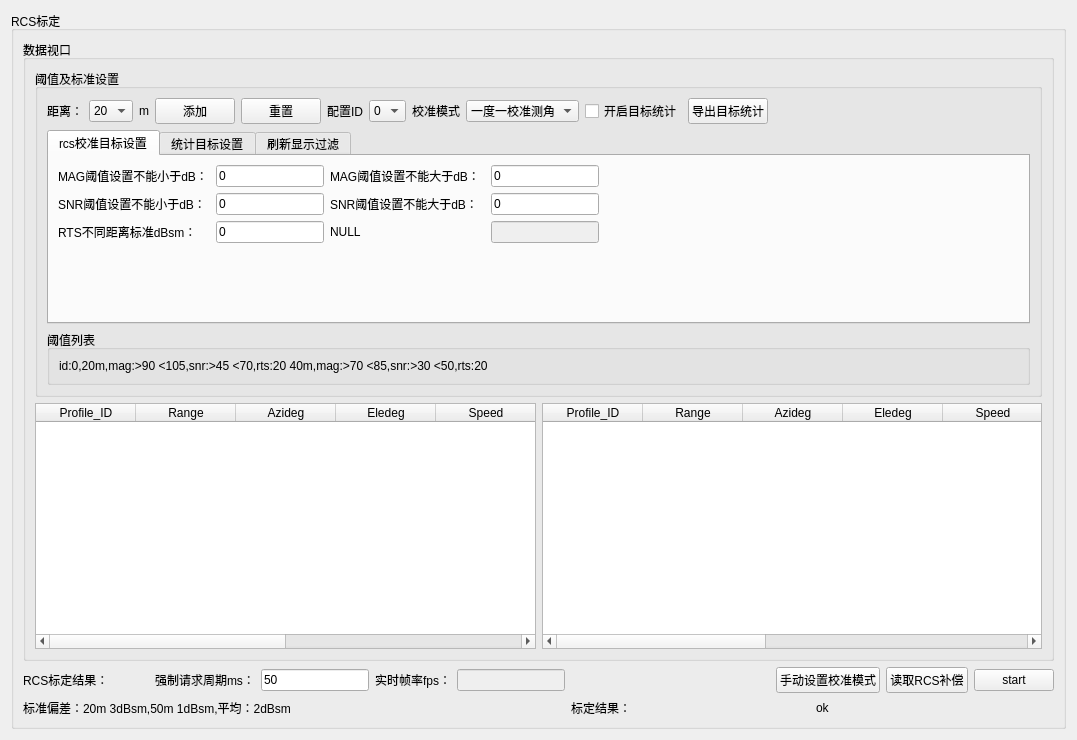
<?xml version="1.0" encoding="UTF-8"?>
<ui version="4.0">
 <class>eol_calibration_window</class>
 <widget class="QWidget" name="eol_calibration_window">
  <property name="geometry">
   <rect>
    <x>0</x>
    <y>0</y>
    <width>1077</width>
    <height>740</height>
   </rect>
  </property>
  <property name="windowTitle">
   <string>Form</string>
  </property>
  <layout class="QGridLayout" name="gridLayout_9">
   <item row="0" column="0">
    <widget class="QGroupBox" name="rcs_groupBox">
     <property name="title">
      <string>RCS标定</string>
     </property>
     <layout class="QGridLayout" name="gridLayout_6">
      <item row="0" column="0" colspan="2">
       <widget class="QGroupBox" name="mag_snr_data_view_groupBox">
        <property name="title">
         <string>数据视口</string>
        </property>
        <layout class="QGridLayout" name="gridLayout_5">
         <item row="0" column="0" colspan="2">
          <widget class="QGroupBox" name="threshold_groupBox">
           <property name="title">
            <string>阈值及标准设置</string>
           </property>
           <layout class="QGridLayout" name="gridLayout_3">
            <item row="0" column="0">
             <layout class="QHBoxLayout" name="horizontalLayout_3">
              <item>
               <widget class="QLabel" name="distance_label">
                <property name="text">
                 <string>距离：</string>
                </property>
               </widget>
              </item>
              <item>
               <widget class="QComboBox" name="distance_comboBox">
                <item>
                 <property name="text">
                  <string>20</string>
                 </property>
                </item>
                <item>
                 <property name="text">
                  <string>50</string>
                 </property>
                </item>
                <item>
                 <property name="text">
                  <string>80</string>
                 </property>
                </item>
               </widget>
              </item>
              <item>
               <widget class="QLabel" name="distance_unit_label">
                <property name="text">
                 <string>m</string>
                </property>
               </widget>
              </item>
              <item>
               <widget class="QPushButton" name="add_pushButton">
                <property name="text">
                 <string>添加</string>
                </property>
               </widget>
              </item>
              <item>
               <widget class="QPushButton" name="reset_pushButton">
                <property name="text">
                 <string>重置</string>
                </property>
               </widget>
              </item>
              <item>
               <widget class="QLabel" name="profile_id_label">
                <property name="text">
                 <string>配置ID</string>
                </property>
               </widget>
              </item>
              <item>
               <widget class="QComboBox" name="profile_id_comboBox">
                <item>
                 <property name="text">
                  <string>0</string>
                 </property>
                </item>
                <item>
                 <property name="text">
                  <string>1</string>
                 </property>
                </item>
                <item>
                 <property name="text">
                  <string>2</string>
                 </property>
                </item>
                <item>
                 <property name="text">
                  <string>3</string>
                 </property>
                </item>
               </widget>
              </item>
              <item>
               <widget class="QLabel" name="calimode_label">
                <property name="text">
                 <string>校准模式</string>
                </property>
               </widget>
              </item>
              <item>
               <widget class="QComboBox" name="cali_mode_comboBox">
                <item>
                 <property name="text">
                  <string>一度一校准测角</string>
                 </property>
                </item>
                <item>
                 <property name="text">
                  <string>曲线拟合测角</string>
                 </property>
                </item>
               </widget>
              </item>
              <item>
               <widget class="QCheckBox" name="target_cnt_en_checkBox">
                <property name="text">
                 <string>开启目标统计</string>
                </property>
               </widget>
              </item>
              <item>
               <widget class="QPushButton" name="export_total_list_pushButton">
                <property name="text">
                 <string>导出目标统计</string>
                </property>
               </widget>
              </item>
              <item>
               <spacer name="horizontalSpacer">
                <property name="orientation">
                 <enum>Qt::Horizontal</enum>
                </property>
                <property name="sizeHint" stdset="0">
                 <size>
                  <width>40</width>
                  <height>20</height>
                 </size>
                </property>
               </spacer>
              </item>
             </layout>
            </item>
            <item row="2" column="0">
             <widget class="QGroupBox" name="threshold_list_groupBox">
              <property name="title">
               <string>阈值列表</string>
              </property>
              <layout class="QGridLayout" name="gridLayout_4">
               <item row="0" column="0">
                <widget class="QLabel" name="threshold_list_label">
                 <property name="text">
                  <string>id:0,20m,mag:&gt;90 &lt;105,snr:&gt;45 &lt;70,rts:20 40m,mag:&gt;70 &lt;85,snr:&gt;30 &lt;50,rts:20</string>
                 </property>
                </widget>
               </item>
              </layout>
             </widget>
            </item>
            <item row="1" column="0">
             <widget class="QTabWidget" name="target_set_tabWidget">
              <property name="currentIndex">
               <number>0</number>
              </property>
              <widget class="QWidget" name="rcs_target_set">
               <attribute name="title">
                <string>rcs校准目标设置</string>
               </attribute>
               <layout class="QGridLayout" name="gridLayout">
                <item row="0" column="1">
                 <spacer name="horizontalSpacer_6">
                  <property name="orientation">
                   <enum>Qt::Horizontal</enum>
                  </property>
                  <property name="sizeHint" stdset="0">
                   <size>
                    <width>40</width>
                    <height>20</height>
                   </size>
                  </property>
                 </spacer>
                </item>
                <item row="0" column="0">
                 <layout class="QHBoxLayout" name="horizontalLayout_7">
                  <item>
                   <layout class="QHBoxLayout" name="horizontalLayout">
                    <item>
                     <layout class="QVBoxLayout" name="verticalLayout_4">
                      <item>
                       <widget class="QLabel" name="mag_threshold_min_label">
                        <property name="text">
                         <string>MAG阈值设置不能小于dB：</string>
                        </property>
                       </widget>
                      </item>
                      <item>
                       <widget class="QLabel" name="snr_threshold_min_label">
                        <property name="text">
                         <string>SNR阈值设置不能小于dB： </string>
                        </property>
                       </widget>
                      </item>
                      <item>
                       <widget class="QLabel" name="threshold_dBsm_label">
                        <property name="text">
                         <string>RTS不同距离标准dBsm：</string>
                        </property>
                       </widget>
                      </item>
                     </layout>
                    </item>
                    <item>
                     <layout class="QVBoxLayout" name="verticalLayout">
                      <item>
                       <widget class="QLineEdit" name="mag_threshold_min_lineEdit">
                        <property name="text">
                         <string>0</string>
                        </property>
                       </widget>
                      </item>
                      <item>
                       <widget class="QLineEdit" name="snr_threshold_min_lineEdit">
                        <property name="text">
                         <string>0</string>
                        </property>
                       </widget>
                      </item>
                      <item>
                       <widget class="QLineEdit" name="rts_lineEdit">
                        <property name="text">
                         <string>0</string>
                        </property>
                       </widget>
                      </item>
                     </layout>
                    </item>
                   </layout>
                  </item>
                  <item>
                   <layout class="QHBoxLayout" name="horizontalLayout_2">
                    <item>
                     <layout class="QVBoxLayout" name="verticalLayout_3">
                      <item>
                       <widget class="QLabel" name="mag_threshold_max_label">
                        <property name="text">
                         <string>MAG阈值设置不能大于dB：</string>
                        </property>
                       </widget>
                      </item>
                      <item>
                       <widget class="QLabel" name="snr_threshold_max_label">
                        <property name="text">
                         <string>SNR阈值设置不能大于dB：  </string>
                        </property>
                       </widget>
                      </item>
                      <item>
                       <widget class="QLabel" name="null2_label">
                        <property name="text">
                         <string>NULL</string>
                        </property>
                       </widget>
                      </item>
                     </layout>
                    </item>
                    <item>
                     <layout class="QVBoxLayout" name="verticalLayout_2">
                      <item>
                       <widget class="QLineEdit" name="mag_threshold_max_lineEdit">
                        <property name="text">
                         <string>0</string>
                        </property>
                       </widget>
                      </item>
                      <item>
                       <widget class="QLineEdit" name="snr_threshold_max_lineEdit">
                        <property name="text">
                         <string>0</string>
                        </property>
                       </widget>
                      </item>
                      <item>
                       <widget class="QLineEdit" name="null2_lineEdit">
                        <property name="enabled">
                         <bool>false</bool>
                        </property>
                       </widget>
                      </item>
                     </layout>
                    </item>
                   </layout>
                  </item>
                 </layout>
                </item>
                <item row="1" column="0">
                 <spacer name="verticalSpacer">
                  <property name="orientation">
                   <enum>Qt::Vertical</enum>
                  </property>
                  <property name="sizeHint" stdset="0">
                   <size>
                    <width>20</width>
                    <height>40</height>
                   </size>
                  </property>
                 </spacer>
                </item>
               </layout>
              </widget>
              <widget class="QWidget" name="total_target_set">
               <attribute name="title">
                <string>统计目标设置</string>
               </attribute>
               <layout class="QGridLayout" name="gridLayout_2">
                <item row="0" column="0">
                 <layout class="QHBoxLayout" name="horizontalLayout_6">
                  <item>
                   <layout class="QHBoxLayout" name="horizontalLayout_4">
                    <item>
                     <layout class="QVBoxLayout" name="verticalLayout_5">
                      <item>
                       <widget class="QLabel" name="target_total_range_label">
                        <property name="text">
                         <string>目标统计距离：</string>
                        </property>
                       </widget>
                      </item>
                      <item>
                       <widget class="QLabel" name="target_total_velocity_label">
                        <property name="text">
                         <string>目标统计速度：</string>
                        </property>
                       </widget>
                      </item>
                      <item>
                       <widget class="QLabel" name="target_total_azi_label">
                        <property name="text">
                         <string>目标统计方位：</string>
                        </property>
                       </widget>
                      </item>
                      <item>
                       <widget class="QLabel" name="target_total_ele_label">
                        <property name="text">
                         <string>目标统计俯仰：</string>
                        </property>
                       </widget>
                      </item>
                     </layout>
                    </item>
                    <item>
                     <layout class="QVBoxLayout" name="verticalLayout_7">
                      <item>
                       <widget class="QLineEdit" name="target_total_range_lineEdit"/>
                      </item>
                      <item>
                       <widget class="QLineEdit" name="target_total_velocity_lineEdit"/>
                      </item>
                      <item>
                       <widget class="QLineEdit" name="target_total_azi_lineEdit"/>
                      </item>
                      <item>
                       <widget class="QLineEdit" name="target_total_ele_lineEdit"/>
                      </item>
                     </layout>
                    </item>
                   </layout>
                  </item>
                  <item>
                   <layout class="QHBoxLayout" name="horizontalLayout_5">
                    <item>
                     <layout class="QVBoxLayout" name="verticalLayout_6">
                      <item>
                       <widget class="QLabel" name="target_total_rcs_label">
                        <property name="text">
                         <string>目标统计RCS：</string>
                        </property>
                       </widget>
                      </item>
                      <item>
                       <widget class="QLabel" name="target_total_mag_label">
                        <property name="text">
                         <string>目标统计MAG：</string>
                        </property>
                       </widget>
                      </item>
                      <item>
                       <widget class="QLabel" name="target_total_snr_label">
                        <property name="text">
                         <string>目标统计SNR：</string>
                        </property>
                       </widget>
                      </item>
                      <item>
                       <widget class="QLabel" name="null_label">
                        <property name="text">
                         <string>NULL</string>
                        </property>
                       </widget>
                      </item>
                     </layout>
                    </item>
                    <item>
                     <layout class="QVBoxLayout" name="verticalLayout_8">
                      <item>
                       <widget class="QLineEdit" name="target_total_rcs_lineEdit"/>
                      </item>
                      <item>
                       <widget class="QLineEdit" name="target_total_mag_lineEdit"/>
                      </item>
                      <item>
                       <widget class="QLineEdit" name="target_total_snr_lineEdit"/>
                      </item>
                      <item>
                       <widget class="QLineEdit" name="null_lineEdit">
                        <property name="enabled">
                         <bool>false</bool>
                        </property>
                       </widget>
                      </item>
                     </layout>
                    </item>
                   </layout>
                  </item>
                 </layout>
                </item>
                <item row="0" column="1">
                 <spacer name="horizontalSpacer_7">
                  <property name="orientation">
                   <enum>Qt::Horizontal</enum>
                  </property>
                  <property name="sizeHint" stdset="0">
                   <size>
                    <width>40</width>
                    <height>20</height>
                   </size>
                  </property>
                 </spacer>
                </item>
                <item row="1" column="0">
                 <spacer name="verticalSpacer_2">
                  <property name="orientation">
                   <enum>Qt::Vertical</enum>
                  </property>
                  <property name="sizeHint" stdset="0">
                   <size>
                    <width>20</width>
                    <height>40</height>
                   </size>
                  </property>
                 </spacer>
                </item>
               </layout>
              </widget>
              <widget class="QWidget" name="show_filter_cfg">
               <attribute name="title">
                <string>刷新显示过滤</string>
               </attribute>
               <layout class="QGridLayout" name="gridLayout_7">
                <item row="0" column="1">
                 <spacer name="horizontalSpacer_8">
                  <property name="orientation">
                   <enum>Qt::Horizontal</enum>
                  </property>
                  <property name="sizeHint" stdset="0">
                   <size>
                    <width>322</width>
                    <height>20</height>
                   </size>
                  </property>
                 </spacer>
                </item>
                <item row="0" column="0">
                 <layout class="QHBoxLayout" name="horizontalLayout_8">
                  <item>
                   <layout class="QHBoxLayout" name="horizontalLayout_9">
                    <item>
                     <layout class="QVBoxLayout" name="verticalLayout_9">
                      <item>
                       <widget class="QLabel" name="target_filter_range_label">
                        <property name="text">
                         <string>目标统计距离：</string>
                        </property>
                       </widget>
                      </item>
                      <item>
                       <widget class="QLabel" name="target_filter_velocity_label">
                        <property name="text">
                         <string>目标统计速度：</string>
                        </property>
                       </widget>
                      </item>
                      <item>
                       <widget class="QLabel" name="target_filter_azi_label">
                        <property name="text">
                         <string>目标统计方位：</string>
                        </property>
                       </widget>
                      </item>
                      <item>
                       <widget class="QLabel" name="target_filter_ele_label">
                        <property name="text">
                         <string>目标统计俯仰：</string>
                        </property>
                       </widget>
                      </item>
                     </layout>
                    </item>
                    <item>
                     <layout class="QVBoxLayout" name="verticalLayout_10">
                      <item>
                       <widget class="QLineEdit" name="target_filter_range_lineEdit"/>
                      </item>
                      <item>
                       <widget class="QLineEdit" name="target_filter_velocity_lineEdit"/>
                      </item>
                      <item>
                       <widget class="QLineEdit" name="target_filter_azi_lineEdit"/>
                      </item>
                      <item>
                       <widget class="QLineEdit" name="target_filter_ele_lineEdit"/>
                      </item>
                     </layout>
                    </item>
                   </layout>
                  </item>
                  <item>
                   <layout class="QHBoxLayout" name="horizontalLayout_10">
                    <item>
                     <layout class="QVBoxLayout" name="verticalLayout_11">
                      <item>
                       <widget class="QLabel" name="target_filter_rcs_label">
                        <property name="text">
                         <string>目标统计RCS：</string>
                        </property>
                       </widget>
                      </item>
                      <item>
                       <widget class="QLabel" name="target_filter_mag_label">
                        <property name="text">
                         <string>目标统计MAG：</string>
                        </property>
                       </widget>
                      </item>
                      <item>
                       <widget class="QLabel" name="target_filter_snr_label">
                        <property name="text">
                         <string>目标统计SNR：</string>
                        </property>
                       </widget>
                      </item>
                      <item>
                       <widget class="QLabel" name="null_filter_label">
                        <property name="text">
                         <string>NULL</string>
                        </property>
                       </widget>
                      </item>
                     </layout>
                    </item>
                    <item>
                     <layout class="QVBoxLayout" name="verticalLayout_12">
                      <item>
                       <widget class="QLineEdit" name="target_filter_rcs_lineEdit"/>
                      </item>
                      <item>
                       <widget class="QLineEdit" name="target_filter_mag_lineEdit"/>
                      </item>
                      <item>
                       <widget class="QLineEdit" name="target_filter_snr_lineEdit"/>
                      </item>
                      <item>
                       <widget class="QLineEdit" name="null_filter_lineEdit">
                        <property name="enabled">
                         <bool>false</bool>
                        </property>
                       </widget>
                      </item>
                     </layout>
                    </item>
                   </layout>
                  </item>
                 </layout>
                </item>
                <item row="1" column="0">
                 <spacer name="verticalSpacer_3">
                  <property name="orientation">
                   <enum>Qt::Vertical</enum>
                  </property>
                  <property name="sizeHint" stdset="0">
                   <size>
                    <width>20</width>
                    <height>40</height>
                   </size>
                  </property>
                 </spacer>
                </item>
               </layout>
              </widget>
             </widget>
            </item>
           </layout>
          </widget>
         </item>
         <item row="1" column="0">
          <widget class="QTableWidget" name="tableWidget">
           <attribute name="verticalHeaderMinimumSectionSize">
            <number>23</number>
           </attribute>
           <column>
            <property name="text">
             <string>Profile_ID</string>
            </property>
           </column>
           <column>
            <property name="text">
             <string>Range</string>
            </property>
           </column>
           <column>
            <property name="text">
             <string>Azideg</string>
            </property>
           </column>
           <column>
            <property name="text">
             <string>Eledeg</string>
            </property>
           </column>
           <column>
            <property name="text">
             <string>Speed</string>
            </property>
           </column>
           <column>
            <property name="text">
             <string>RCSdBsm</string>
            </property>
           </column>
           <column>
            <property name="text">
             <string>SNRdB</string>
            </property>
           </column>
           <column>
            <property name="text">
             <string>MAGdB</string>
            </property>
           </column>
          </widget>
         </item>
         <item row="1" column="1">
          <widget class="QTableWidget" name="target_cnt_tableWidget">
           <attribute name="verticalHeaderMinimumSectionSize">
            <number>23</number>
           </attribute>
           <column>
            <property name="text">
             <string>Profile_ID</string>
            </property>
           </column>
           <column>
            <property name="text">
             <string>Range</string>
            </property>
           </column>
           <column>
            <property name="text">
             <string>Azideg</string>
            </property>
           </column>
           <column>
            <property name="text">
             <string>Eledeg</string>
            </property>
           </column>
           <column>
            <property name="text">
             <string>Speed</string>
            </property>
           </column>
           <column>
            <property name="text">
             <string>RCSdBsm</string>
            </property>
           </column>
           <column>
            <property name="text">
             <string>SNRdB</string>
            </property>
           </column>
           <column>
            <property name="text">
             <string>MAGdB</string>
            </property>
           </column>
           <column>
            <property name="text">
             <string>Alive</string>
            </property>
           </column>
          </widget>
         </item>
        </layout>
       </widget>
      </item>
      <item row="1" column="0">
       <layout class="QHBoxLayout" name="horizontalLayout_11">
        <item>
         <widget class="QLabel" name="rcs_label">
          <property name="text">
           <string>RCS标定结果：</string>
          </property>
         </widget>
        </item>
        <item>
         <spacer name="horizontalSpacer_3">
          <property name="orientation">
           <enum>Qt::Horizontal</enum>
          </property>
          <property name="sizeHint" stdset="0">
           <size>
            <width>40</width>
            <height>20</height>
           </size>
          </property>
         </spacer>
        </item>
        <item>
         <widget class="QLabel" name="refresh_time_label">
          <property name="text">
           <string>强制请求周期ms：</string>
          </property>
         </widget>
        </item>
        <item>
         <widget class="QLineEdit" name="refresh_time_lineEdit">
          <property name="text">
           <string>50</string>
          </property>
         </widget>
        </item>
        <item>
         <widget class="QLabel" name="fps_label">
          <property name="text">
           <string>实时帧率fps：</string>
          </property>
         </widget>
        </item>
        <item>
         <widget class="QLineEdit" name="fps_lineEdit">
          <property name="enabled">
           <bool>false</bool>
          </property>
         </widget>
        </item>
       </layout>
      </item>
      <item row="1" column="1">
       <layout class="QHBoxLayout" name="horizontalLayout_13">
        <item>
         <spacer name="horizontalSpacer_4">
          <property name="orientation">
           <enum>Qt::Horizontal</enum>
          </property>
          <property name="sizeHint" stdset="0">
           <size>
            <width>40</width>
            <height>20</height>
           </size>
          </property>
         </spacer>
        </item>
        <item>
         <widget class="QPushButton" name="set_cali_mode_pushButton">
          <property name="text">
           <string>手动设置校准模式</string>
          </property>
         </widget>
        </item>
        <item>
         <widget class="QPushButton" name="read_rcs_offset_pushButton">
          <property name="text">
           <string>读取RCS补偿</string>
          </property>
         </widget>
        </item>
        <item>
         <widget class="QPushButton" name="test_start_pushButton">
          <property name="text">
           <string>start</string>
          </property>
         </widget>
        </item>
       </layout>
      </item>
      <item row="2" column="0">
       <widget class="QLabel" name="rcs_rsl_label">
        <property name="text">
         <string>标准偏差：20m 3dBsm,50m 1dBsm,平均：2dBsm</string>
        </property>
       </widget>
      </item>
      <item row="2" column="1">
       <layout class="QHBoxLayout" name="horizontalLayout_12">
        <item>
         <widget class="QLabel" name="rcs_rsl_state_label">
          <property name="text">
           <string>标定结果：</string>
          </property>
         </widget>
        </item>
        <item>
         <widget class="QLabel" name="rcs_rsl_state_show_label">
          <property name="text">
           <string>ok</string>
          </property>
         </widget>
        </item>
       </layout>
      </item>
     </layout>
    </widget>
   </item>
  </layout>
 </widget>
 <resources/>
 <connections/>
</ui>
